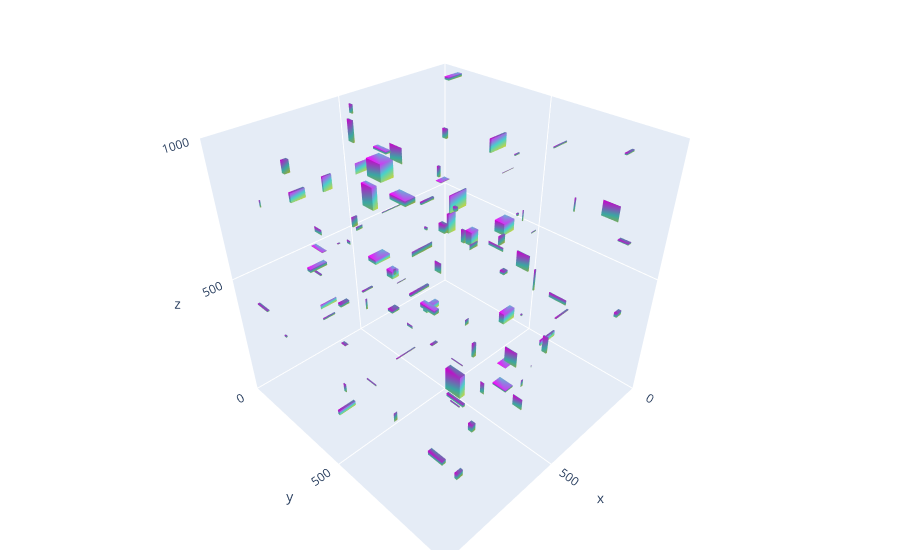

Notebook source saved alongside this figure:
### Code cell
# Config and Params
num_boxes_show = 100
query_args = {
    "x": None,
    "y": None,
    "z": None
}
query_params = build_query_string(**query_args)
print(f"Query Parameters: {query_params}")

# Request/Response
start = perf_counter_ns()
response = requests.get(f"{boxes_url}?{query_params}")
end = perf_counter_ns()

# Display
response_boxes = [convert_box_json_to_nparray(box) for box in response.json()]
response_boxes_show = get_random_distribution_from_list(response_boxes, size=num_boxes_show)
query_param_lines = get_query_param_lines(axis_min=0, axis_max=1000, **query_args)
# print(query_param_lines)
print(f"Response Time: {format_perf_time(end - start)}")
print(f"{len(response_boxes)} Boxes in Response")
print(f"Showing {len(response_boxes_show)} Boxes")
data = show_3d_boxes(response_boxes_show, query_param_lines)
